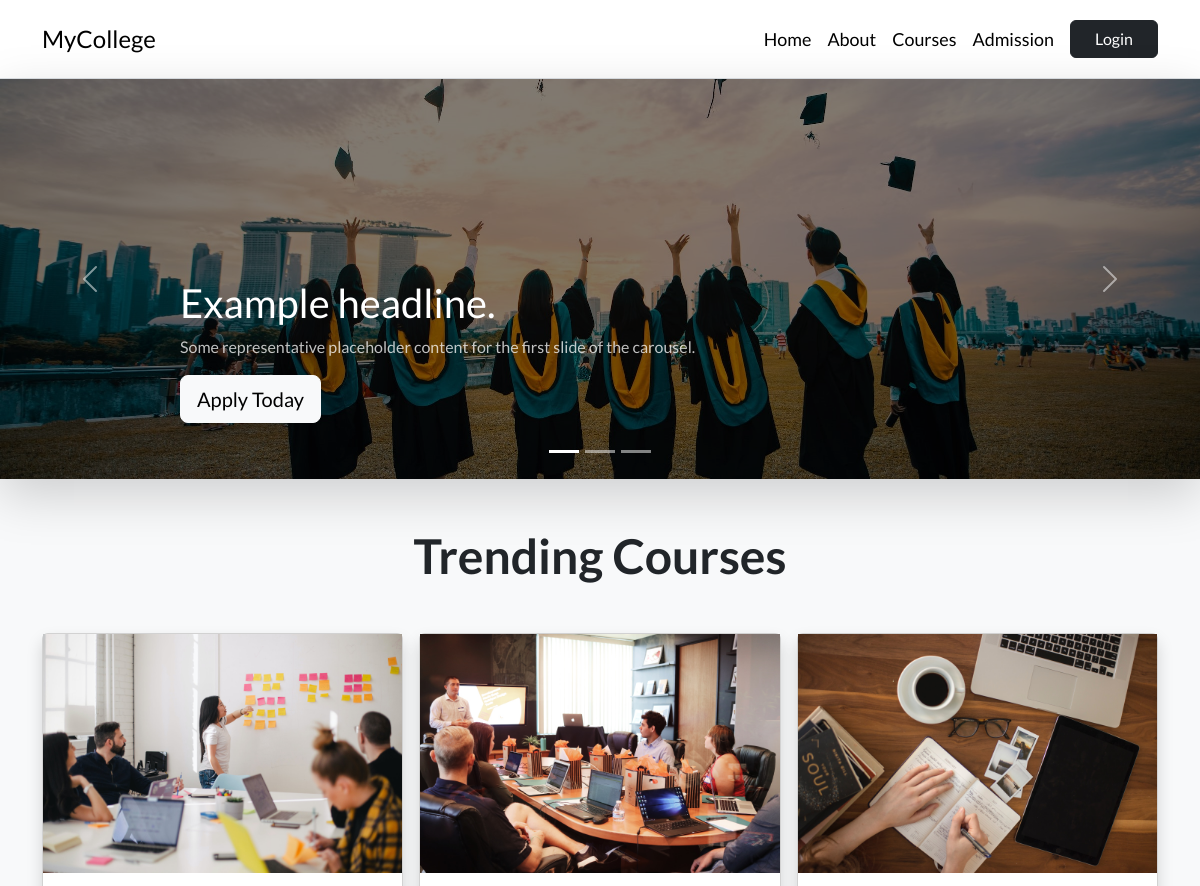
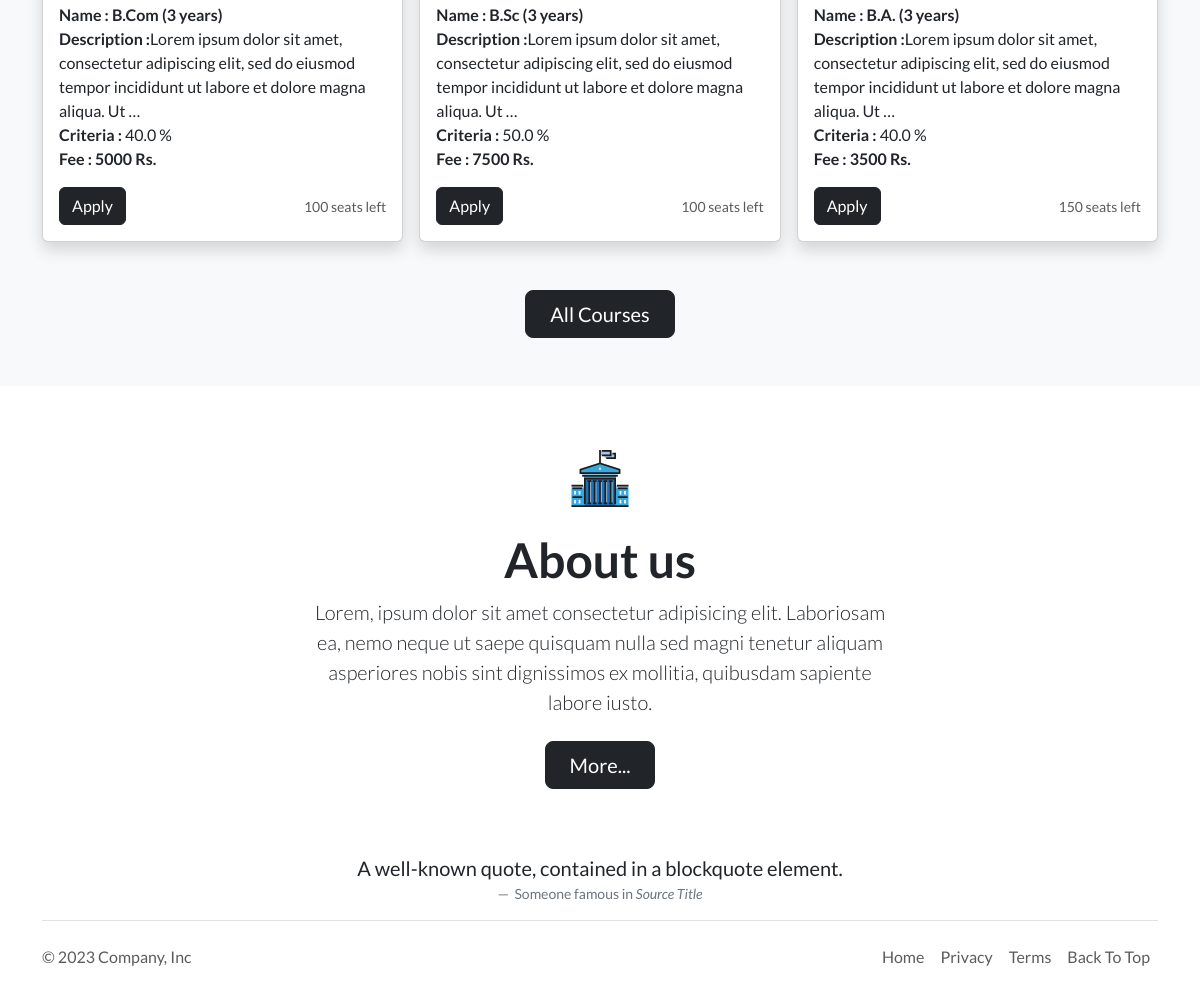
The page / on the database its author committed (2 pictures, top to bottom).
### admission/models.py (models this page shows, shortened)
class BaseClass(models.Model):
    created = models.DateTimeField(auto_now_add=True)
    modified = models.DateTimeField(auto_now=True)
    class Meta:
        abstract = True

class Course(BaseClass):
    course_name = models.CharField(max_length=50)
    duration = models.IntegerField()
    percent_criteria = models.FloatField(default=50.00)
    fee = models.IntegerField()
    seats = models.PositiveSmallIntegerField()
    description = models.TextField()
    slug = models.SlugField()
    image = models.ImageField(upload_to='Course/', height_field=None, width_field=None, max_length=None)

### admission/views.py (the view)
# urls.py: path('', index, name='index'),
def index(request):
    top_courses = Course.objects.all()[:3]
    return render(request, "admission/index.html",{'courses':top_courses})

### admission/templates/admission/index.html
{% extends 'base.html' %}
{% load static %}
{% block content %}
{% include 'admission/carousel.html' %}
<div class="album py-5 bg-body-tertiary" id="courses">
    <h1 class="display-5 fw-bold text-center mb-5">Trending Courses</h1>
    <div class="container mb-5">
        <div class="row row-cols-1 row-cols-sm-2 row-cols-md-3 g-3">
            {% for c in courses  %}
            <div class="col">
                <div class="card shadow">
                    <img src="{{c.image.url}}" alt="" width="100%">
                    <div class="card-body">
                        <span class="card-text fw-bold">Name : {{c.course_name}} ({{c.duration}} years)</span><br>
                        <span class="card-text fw-bold">Description :</span><span>{{c.description|truncatewords:20}}</span><br>
                        <span class="card-text fw-bold">Criteria : </span><span> {{c.percent_criteria}} %</span>
                        <p class="card-text fw-bold">Fee : {{c.fee}} Rs.</p>
                        <div class="d-flex justify-content-between align-items-center">
                            <div class="btn-group">
                                <a class="btn btn-dark" href="{% url 'admission' %}">Apply</a>
                            </div>
                            <small class="text-body-secondary">{{c.seats}} seats left</small>
                        </div>
                    </div>
                </div>
            </div>
            {% endfor %}
        </div>
    </div>
    <div class="d-grid gap-2 d-sm-flex justify-content-center">
        <a href="{% url 'courses' %}" class="btn btn-dark btn-lg px-4 gap-3">All Courses</a>
    </div>
</div>
<div class="px-4 py-3 my-5 text-center" id="about">
    <img class="d-block mx-auto mb-4" src="/static/img/college-svgrepo-com.svg" alt="" width="72" height="57">
    <h1 class="display-5 fw-bold">About us</h1>
    <div class="col-lg-6 mx-auto">
        <p class="lead mb-4">Lorem, ipsum dolor sit amet consectetur adipisicing elit. Laboriosam ea, nemo neque ut
            saepe quisquam nulla sed magni tenetur aliquam asperiores nobis sint dignissimos ex mollitia, quibusdam
            sapiente labore iusto.</p>
        <div class="d-grid gap-2 d-sm-flex justify-content-sm-center">
            <a href="{% url 'about' %}" class="btn btn-dark btn-lg px-4 gap-3">More...</a>
        </div>
    </div>
</div>
<figure class="text-center">
    <blockquote class="blockquote">
        <p>A well-known quote, contained in a blockquote element.</p>
    </blockquote>
    <figcaption class="blockquote-footer">
        Someone famous in <cite title="Source Title">Source Title</cite>
    </figcaption>
</figure>
{% endblock content %}

### static/css/custom.css (style rules this page uses)
body { font-family: "Lato", sans-serif; overflow-x: hidden; }

### rows shown on the page
Course: image (picture), course_name "B.Com", duration "3", description "Lorem ipsum dolor sit amet, consectetur adipiscing elit, sed do eiusmod tempor incididunt ut labore et dolore magna aliqua. Ut …", percent_criteria "40.0", fee "5000", seats "100"
Course: image (picture), course_name "B.Sc", duration "3", description "Lorem ipsum dolor sit amet, consectetur adipiscing elit, sed do eiusmod tempor incididunt ut labore et dolore magna aliqua. Ut …", percent_criteria "50.0", fee "7500", seats "100"
Course: image (picture), course_name "B.A.", duration "3", description "Lorem ipsum dolor sit amet, consectetur adipiscing elit, sed do eiusmod tempor incididunt ut labore et dolore magna aliqua. Ut …", percent_criteria "40.0", fee "3500", seats "150"
